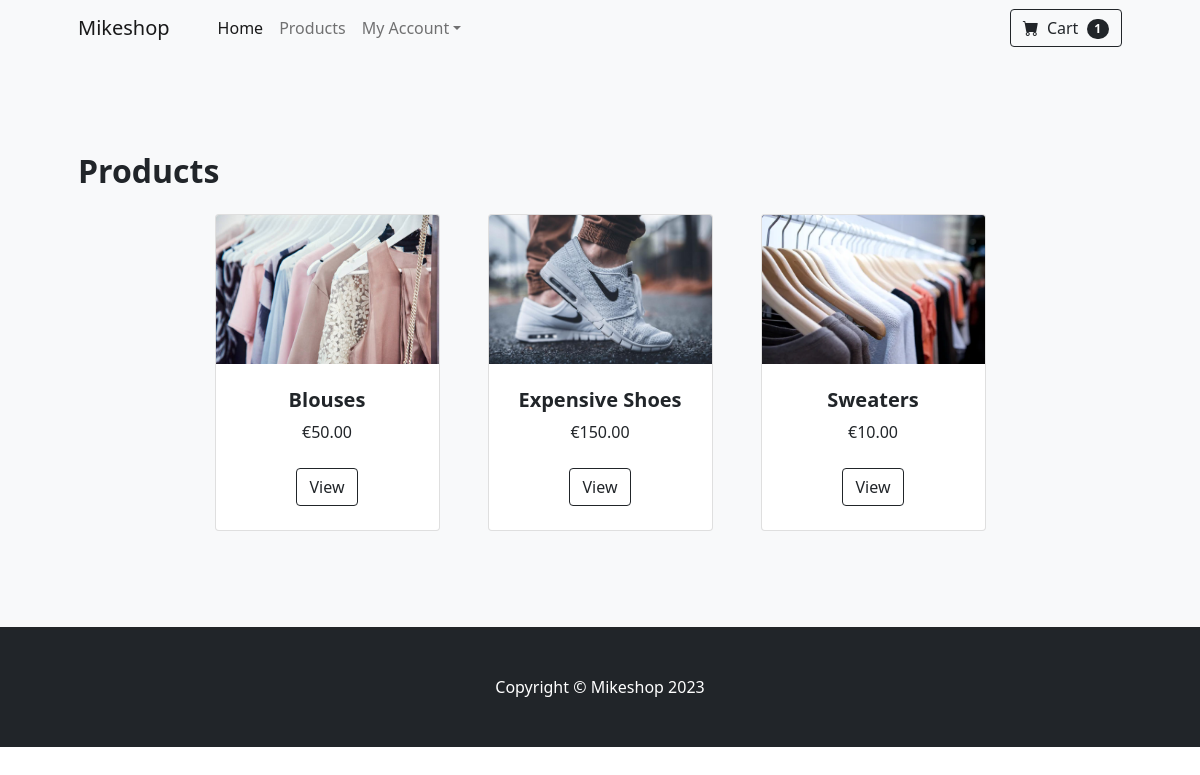
The app's page /products/ (signed in) with its own data.
### mikeshop/models.py (models this page shows, shortened)
class Product(models.Model):
    id = models.AutoField(primary_key=True),
    name = models.CharField(max_length=200, null=False)
    description = models.TextField(null = False)
    price = models.DecimalField(max_digits=6, decimal_places=2, default=0.0)
    product_image = models.FileField(upload_to='products')

### mikeshop/views.py (the view)
# urls.py: path('products/', views.all_products, name="products"),
def all_products(request):
    user = request.user
    basket_quantity = get_basket_quantity(user)
    products = Product.objects.all()
    context = {
        'products': products,
        'user': user,
        'basket_quantity': basket_quantity
    }
    return render(request, 'products.html', context)

### mikeshop/models.py (called while the page is built)
    @property
    def total_quantity(self):
        return sum(item.item_quantity for item in self.basketitem_set.all())

### mikeshop/views.py (called while the page is built)
def get_basket_quantity(user):
    basket = Basket.objects.filter(user_id=user, is_active=True).first()
    return basket.total_quantity if basket else 0

### mikeshop/templates/products.html
{% extends 'base.html' %}
{% block content %}
 <section class="py-5 bg-light">
            <div class="container px-4 px-lg-5 mt-5">
                <h2 class="fw-bolder mb-4">Products</h2>
                <div class="row gx-4 gx-lg-5 row-cols-2 row-cols-md-3 row-cols-xl-4 justify-content-center">
                  {% for product in products %}
                  <div class="col mb-5">
                        <div class="card h-100">
                            <img class="card-img-top" src="{{ MEDIA_URL }}{{product.product_image.url}}" alt="..." />
                            <div class="card-body p-4">
                                <div class="text-center">
                                    <h5 class="fw-bolder">{{ product.name }}</h5>
                                    €{{product.price}}
                                </div>
                            </div>
                            <div class="card-footer p-4 pt-0 border-top-0 bg-transparent">
                                <div class="text-center"><a class="btn btn-outline-dark mt-auto" href="/product_detail/{{product.id}}/">View</a></div>
                            </div>
                        </div>
                    </div>
                    {% endfor %}
                </div>
            </div>
        </section>
{% endblock content %}

### records on screen
Product: product_image (picture), name "Blouses", price "50.00"
Product: product_image (picture), name "Expensive Shoes", price "150.00"
Product: product_image (picture), name "Sweaters", price "10.00"

### other values on screen
{{ basket_quantity }} "1"
